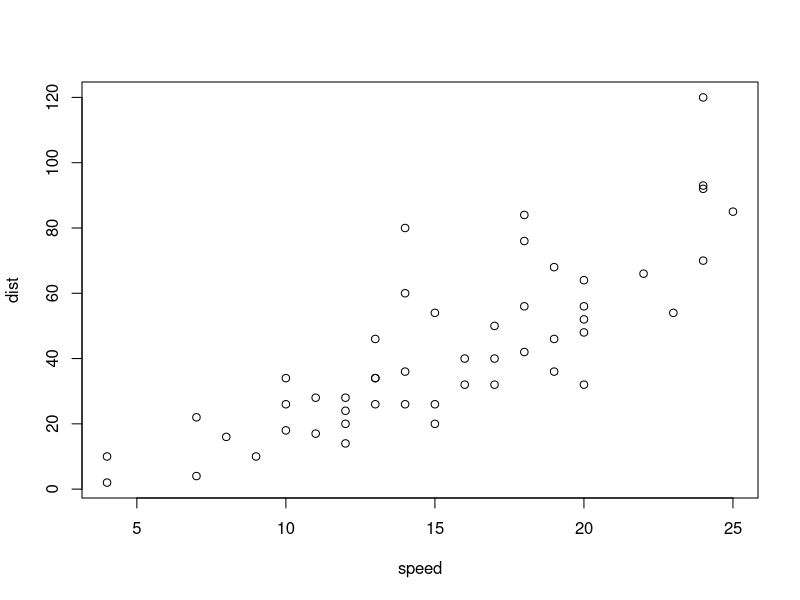
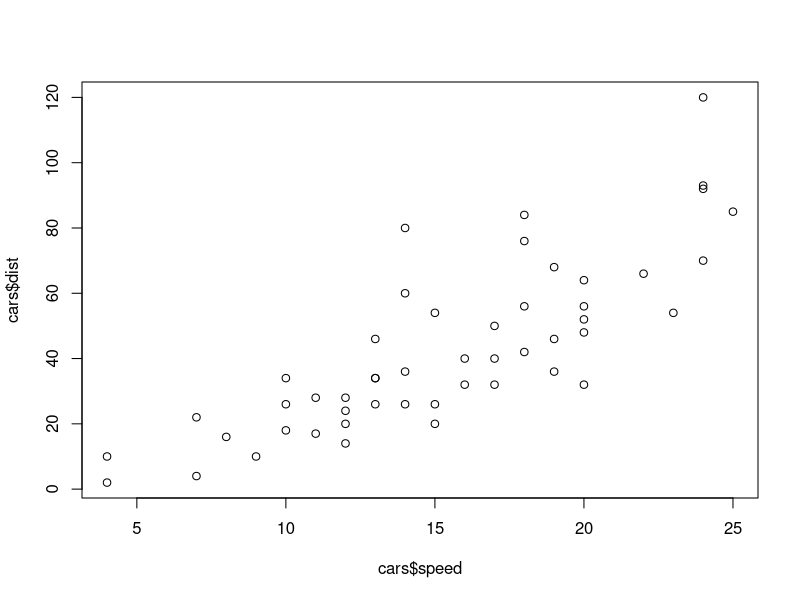
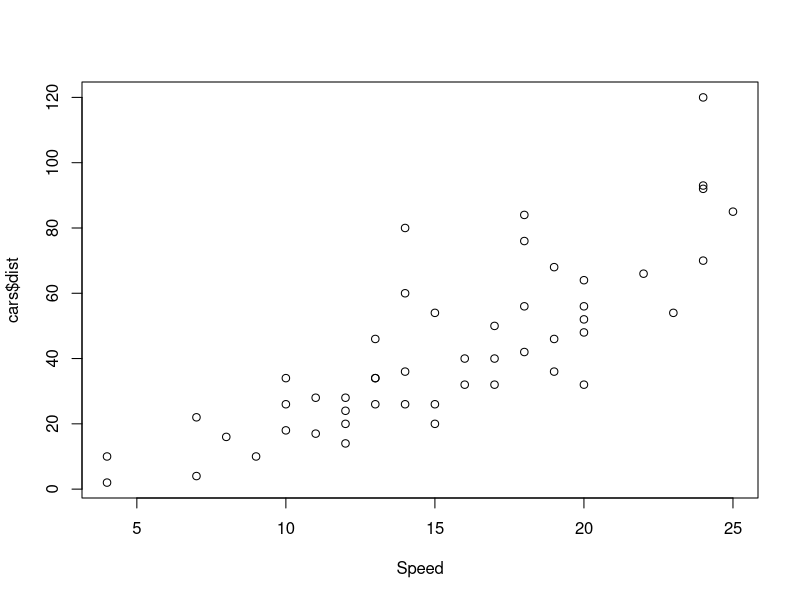
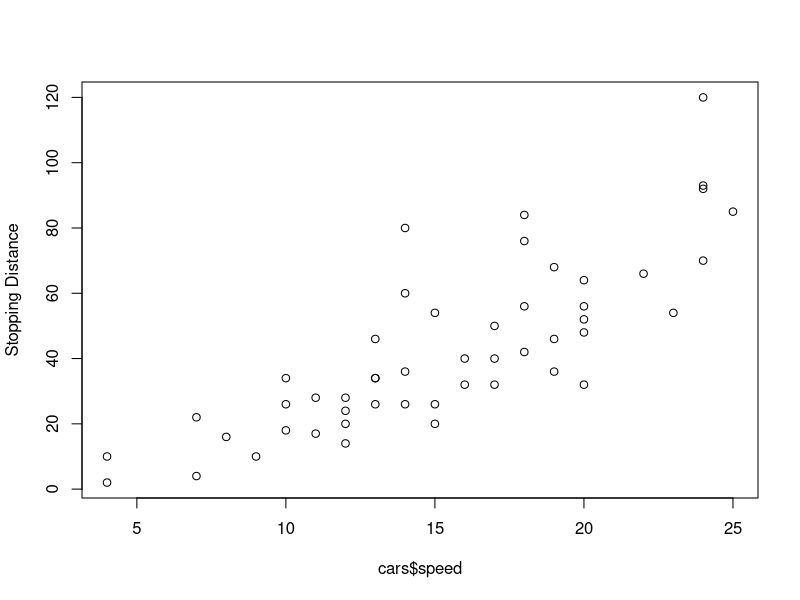
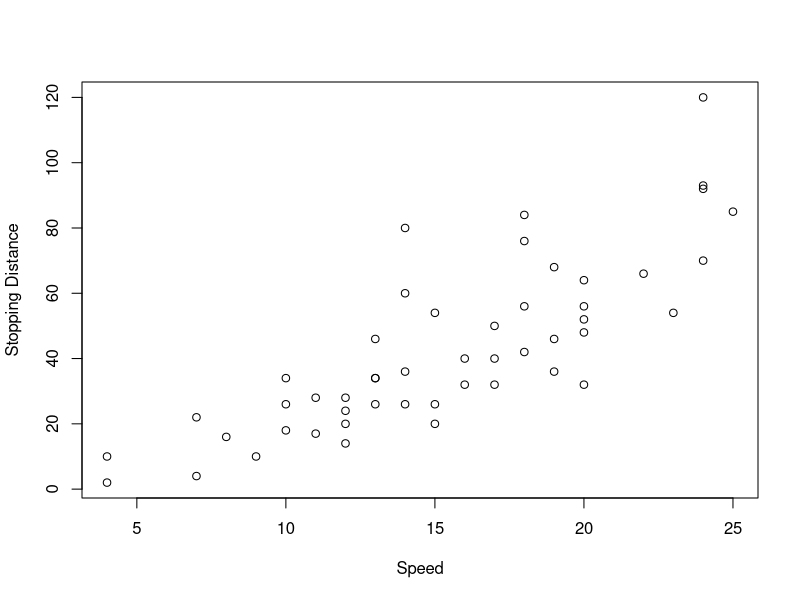
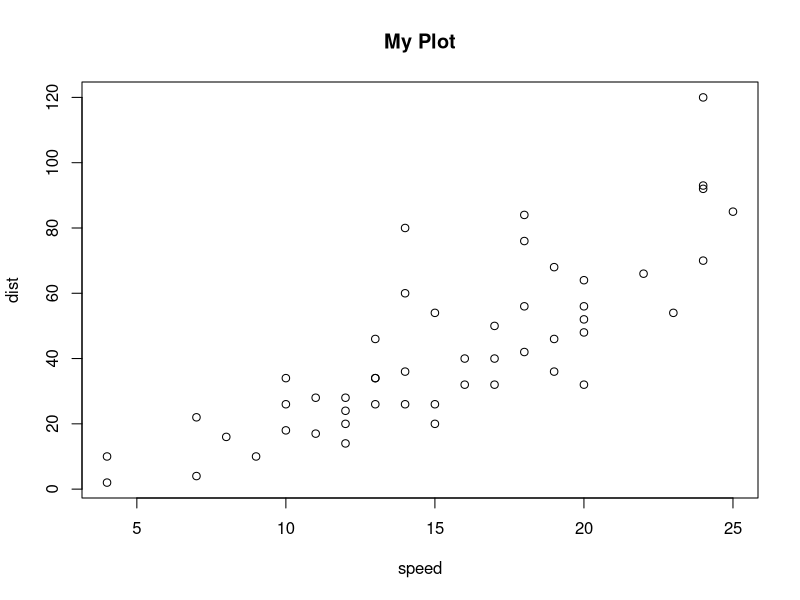
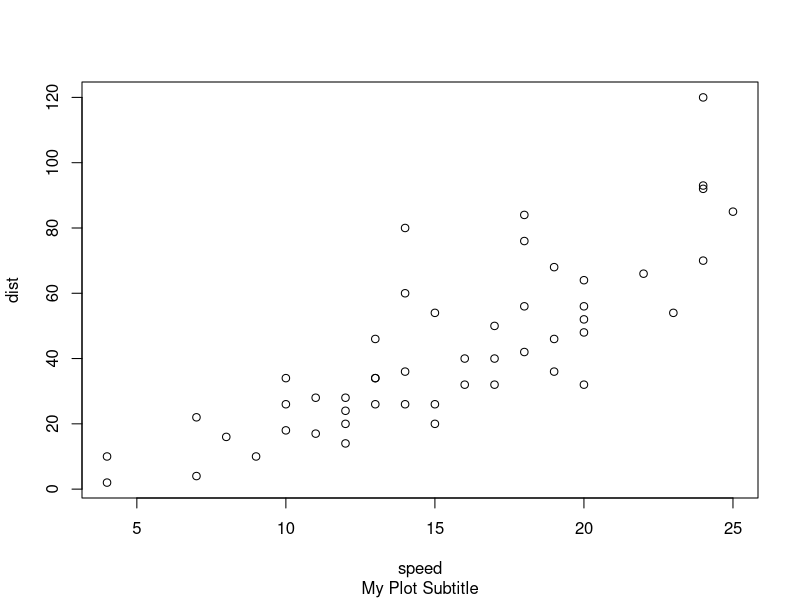
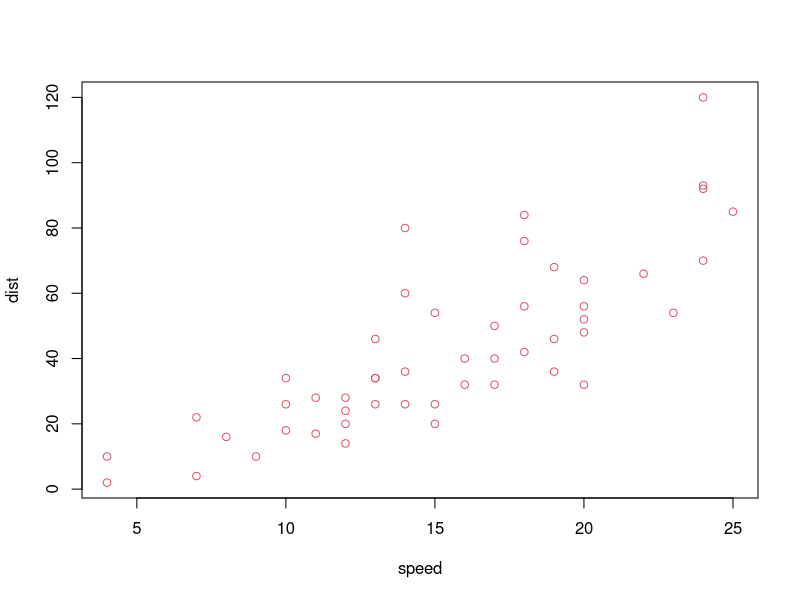

The R source for these figures, in order:
## ---- chunk 1
knitr::opts_chunk$set(echo = TRUE)
data(cars)
data(mtcars)
## ---- chunk 2
plot(cars)
## ---- chunk 3
plot(x = cars$speed, y = cars$dist)
## ---- chunk 4
plot(x = cars$speed, y = cars$dist, xlab = "Speed")
## ---- chunk 5
plot(x = cars$speed, y = cars$dist, ylab = "Stopping Distance")
## ---- chunk 6
plot(x = cars$speed, y = cars$dist, xlab = "Speed", ylab = "Stopping Distance")
## ---- chunk 7
plot(cars, main = "My Plot")
## ---- chunk 8
plot(cars, sub = "My Plot Subtitle")
## ---- chunk 9
plot(cars, col = 2)
## ---- chunk 10
plot(cars, xlim = c(10, 15))
## ---- chunk 11
plot(cars, pch = 2)
## ---- chunk 12
boxplot(mpg ~ cyl, data = mtcars)
## ---- chunk 13
hist(mtcars$mpg)
